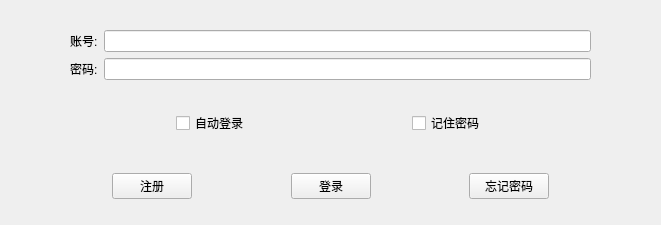
<?xml version="1.0" encoding="UTF-8"?>
<ui version="4.0">
 <class>MyWidget</class>
 <widget class="QWidget" name="MyWidget">
  <property name="geometry">
   <rect>
    <x>0</x>
    <y>0</y>
    <width>661</width>
    <height>225</height>
   </rect>
  </property>
  <property name="windowTitle">
   <string>Form</string>
  </property>
  <layout class="QVBoxLayout" name="verticalLayout">
   <item>
    <widget class="QWidget" name="widget" native="true">
     <layout class="QGridLayout" name="gridLayout">
      <item row="1" column="3">
       <spacer name="horizontalSpacer_9">
        <property name="orientation">
         <enum>Qt::Horizontal</enum>
        </property>
        <property name="sizeType">
         <enum>QSizePolicy::Preferred</enum>
        </property>
        <property name="sizeHint" stdset="0">
         <size>
          <width>50</width>
          <height>20</height>
         </size>
        </property>
       </spacer>
      </item>
      <item row="2" column="1">
       <widget class="QLabel" name="label_2">
        <property name="text">
         <string>密码:</string>
        </property>
       </widget>
      </item>
      <item row="1" column="2">
       <widget class="QLineEdit" name="lineUser"/>
      </item>
      <item row="1" column="0">
       <spacer name="horizontalSpacer_8">
        <property name="orientation">
         <enum>Qt::Horizontal</enum>
        </property>
        <property name="sizeType">
         <enum>QSizePolicy::Preferred</enum>
        </property>
        <property name="sizeHint" stdset="0">
         <size>
          <width>50</width>
          <height>20</height>
         </size>
        </property>
       </spacer>
      </item>
      <item row="1" column="1">
       <widget class="QLabel" name="label">
        <property name="text">
         <string>账号:</string>
        </property>
       </widget>
      </item>
      <item row="2" column="2">
       <widget class="QLineEdit" name="linePasswd"/>
      </item>
      <item row="0" column="2">
       <spacer name="verticalSpacer">
        <property name="orientation">
         <enum>Qt::Vertical</enum>
        </property>
        <property name="sizeType">
         <enum>QSizePolicy::Preferred</enum>
        </property>
        <property name="sizeHint" stdset="0">
         <size>
          <width>20</width>
          <height>10</height>
         </size>
        </property>
       </spacer>
      </item>
     </layout>
    </widget>
   </item>
   <item>
    <widget class="QWidget" name="widget_2" native="true">
     <layout class="QHBoxLayout" name="horizontalLayout">
      <item>
       <spacer name="horizontalSpacer">
        <property name="orientation">
         <enum>Qt::Horizontal</enum>
        </property>
        <property name="sizeHint" stdset="0">
         <size>
          <width>40</width>
          <height>20</height>
         </size>
        </property>
       </spacer>
      </item>
      <item>
       <widget class="QCheckBox" name="checkLogin">
        <property name="text">
         <string>自动登录</string>
        </property>
       </widget>
      </item>
      <item>
       <spacer name="horizontalSpacer_3">
        <property name="orientation">
         <enum>Qt::Horizontal</enum>
        </property>
        <property name="sizeHint" stdset="0">
         <size>
          <width>40</width>
          <height>20</height>
         </size>
        </property>
       </spacer>
      </item>
      <item>
       <widget class="QCheckBox" name="checkPasswd">
        <property name="text">
         <string>记住密码</string>
        </property>
       </widget>
      </item>
      <item>
       <spacer name="horizontalSpacer_2">
        <property name="orientation">
         <enum>Qt::Horizontal</enum>
        </property>
        <property name="sizeHint" stdset="0">
         <size>
          <width>40</width>
          <height>20</height>
         </size>
        </property>
       </spacer>
      </item>
     </layout>
    </widget>
   </item>
   <item>
    <widget class="QWidget" name="widget_3" native="true">
     <layout class="QHBoxLayout" name="horizontalLayout_2">
      <item>
       <spacer name="horizontalSpacer_4">
        <property name="orientation">
         <enum>Qt::Horizontal</enum>
        </property>
        <property name="sizeHint" stdset="0">
         <size>
          <width>40</width>
          <height>20</height>
         </size>
        </property>
       </spacer>
      </item>
      <item>
       <widget class="QPushButton" name="btnRegist">
        <property name="text">
         <string>注册</string>
        </property>
       </widget>
      </item>
      <item>
       <spacer name="horizontalSpacer_5">
        <property name="orientation">
         <enum>Qt::Horizontal</enum>
        </property>
        <property name="sizeHint" stdset="0">
         <size>
          <width>40</width>
          <height>20</height>
         </size>
        </property>
       </spacer>
      </item>
      <item>
       <widget class="QPushButton" name="btnLogin">
        <property name="text">
         <string>登录</string>
        </property>
       </widget>
      </item>
      <item>
       <spacer name="horizontalSpacer_6">
        <property name="orientation">
         <enum>Qt::Horizontal</enum>
        </property>
        <property name="sizeHint" stdset="0">
         <size>
          <width>40</width>
          <height>20</height>
         </size>
        </property>
       </spacer>
      </item>
      <item>
       <widget class="QPushButton" name="btnForget">
        <property name="text">
         <string>忘记密码</string>
        </property>
       </widget>
      </item>
      <item>
       <spacer name="horizontalSpacer_7">
        <property name="orientation">
         <enum>Qt::Horizontal</enum>
        </property>
        <property name="sizeHint" stdset="0">
         <size>
          <width>40</width>
          <height>20</height>
         </size>
        </property>
       </spacer>
      </item>
     </layout>
    </widget>
   </item>
  </layout>
 </widget>
 <resources/>
 <connections/>
</ui>
